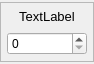
<?xml version="1.0" encoding="UTF-8"?>
<ui version="4.0">
 <class>advanced_skill_entry</class>
 <widget class="QWidget" name="advanced_skill_entry">
  <property name="geometry">
   <rect>
    <x>0</x>
    <y>0</y>
    <width>94</width>
    <height>64</height>
   </rect>
  </property>
  <property name="sizePolicy">
   <sizepolicy hsizetype="Minimum" vsizetype="Minimum">
    <horstretch>0</horstretch>
    <verstretch>0</verstretch>
   </sizepolicy>
  </property>
  <property name="windowTitle">
   <string>Form</string>
  </property>
  <layout class="QVBoxLayout" name="verticalLayout">
   <property name="spacing">
    <number>0</number>
   </property>
   <property name="leftMargin">
    <number>0</number>
   </property>
   <property name="topMargin">
    <number>0</number>
   </property>
   <property name="rightMargin">
    <number>0</number>
   </property>
   <property name="bottomMargin">
    <number>0</number>
   </property>
   <item>
    <widget class="QFrame" name="frame">
     <property name="sizePolicy">
      <sizepolicy hsizetype="Preferred" vsizetype="Maximum">
       <horstretch>0</horstretch>
       <verstretch>0</verstretch>
      </sizepolicy>
     </property>
     <property name="frameShape">
      <enum>QFrame::StyledPanel</enum>
     </property>
     <property name="frameShadow">
      <enum>QFrame::Sunken</enum>
     </property>
     <layout class="QVBoxLayout" name="verticalLayout_2">
      <property name="spacing">
       <number>8</number>
      </property>
      <property name="leftMargin">
       <number>6</number>
      </property>
      <property name="topMargin">
       <number>6</number>
      </property>
      <property name="rightMargin">
       <number>6</number>
      </property>
      <property name="bottomMargin">
       <number>6</number>
      </property>
      <item>
       <widget class="QLabel" name="advanced_skill_label">
        <property name="sizePolicy">
         <sizepolicy hsizetype="Preferred" vsizetype="Maximum">
          <horstretch>0</horstretch>
          <verstretch>0</verstretch>
         </sizepolicy>
        </property>
        <property name="font">
         <font>
          <pointsize>10</pointsize>
          <weight>50</weight>
          <bold>false</bold>
         </font>
        </property>
        <property name="text">
         <string>TextLabel</string>
        </property>
        <property name="alignment">
         <set>Qt::AlignCenter</set>
        </property>
       </widget>
      </item>
      <item>
       <widget class="QSpinBox" name="advanced_skill_value">
        <property name="enabled">
         <bool>true</bool>
        </property>
        <property name="sizePolicy">
         <sizepolicy hsizetype="Minimum" vsizetype="Fixed">
          <horstretch>0</horstretch>
          <verstretch>0</verstretch>
         </sizepolicy>
        </property>
        <property name="minimumSize">
         <size>
          <width>80</width>
          <height>0</height>
         </size>
        </property>
        <property name="maximum">
         <number>500</number>
        </property>
       </widget>
      </item>
     </layout>
    </widget>
   </item>
  </layout>
 </widget>
 <resources/>
 <connections/>
</ui>
